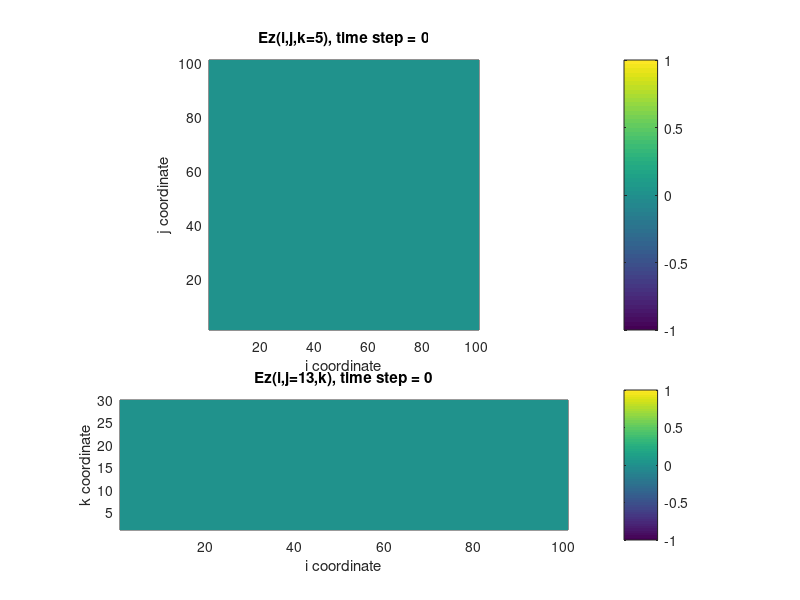

Reproduce this figure in MATLAB. (Note: this script raises an error after producing the figure.)
%***********************************************************************
%     3-D FDTD code with Mur boundaries
%***********************************************************************
%
%     This MATLAB M-file implements the finite-difference time-domain
%     solution of Maxwell's curl equations over a three-dimensional
%     Cartesian space lattice comprised of uniform cubic grid cells.
%     
%     The length, width, and height of the FDTD area are 
%     2.5m (x-direction), 2.5 m (y-direction), and 
%     0.75m (z-direction), respectively.
%
%     The area is excited by an additive current source oriented
%     along the z-direction.  The source waveform is a differentiated 
%     Gaussian pulse given by 
%          J(t)=-J0*(t-t0)*exp(-(t-t0)^2/tau^2).
%
%     The spatial step is 0.025m.
%
%     This M-file displays the FDTD-computed Ez fields at every other
%     time step, and records those frames in a movie matrix, M, which 
%     is played at the end of the simulation using the "movie" command.
%
%***********************************************************************

clear

%***********************************************************************
%     Fundamental constants
%***********************************************************************

cc=2.99792458e8;            %speed of light in free space
muz=4.0*pi*1.0e-7;          %permeability of free space
epsz=1.0/(cc*cc*muz);       %permittivity of free space

%***********************************************************************
%     Grid parameters
%***********************************************************************

ie=100;       %number of grid cells in x-direction
je=100;        %number of grid cells in y-direction
ke=30;        %number of grid cells in z-direction

ib=ie+1;     
jb=je+1;   
kb=ke+1;   

is=50;        %location of z-directed current source
js=50;        %location of z-directed current source

kobs=15;

dx=0.025;          %space increment of cubic lattice
dt=dx/(2.0*cc);    %time step

nmax=500;          %total number of time steps

%***********************************************************************
%     Differentiated Gaussian pulse excitation
%***********************************************************************

rtau=500.0e-12;
tau=rtau/dt;
ndelay=3*tau;
srcconst=-dt*3.0e+10;

%***********************************************************************
%     Material parameters
%***********************************************************************

eps=1.0;
sig=0.0;        

%***********************************************************************
%     Updating coefficients
%***********************************************************************

ca=(1.0-(dt*sig)/(2.0*epsz*eps))/(1.0+(dt*sig)/(2.0*epsz*eps));
cb=(dt/epsz/eps/dx)/(1.0+(dt*sig)/(2.0*epsz*eps));
da=1.0;
db=dt/muz/dx;

%***********************************************************************
%     Field arrays
%***********************************************************************

ex=zeros(ie,jb,kb);
ey=zeros(ib,je,kb);
ez=zeros(ib,jb,ke);
hx=zeros(ib,je,ke);
hy=zeros(ie,jb,ke);
hz=zeros(ie,je,kb);

ex2=zeros(ie,jb,kb);   %the intermediate variable of Mur boundaries
ey2=zeros(ib,je,kb);   %the intermediate variable of Mur boundaries
ez2=zeros(ib,jb,ke);   %the intermediate variable of Mur boundaries


%***********************************************************************
%     Movie initialization
%***********************************************************************

tview(:,:)=ez(:,:,kobs);
sview(:,:)=ez(:,js,:);

subplot('position',[0.15 0.45 0.7 0.45]),pcolor(tview');
shading flat;
caxis([-1.0 1.0]);
colorbar;
axis image;
title(['Ez(i,j,k=5), time step = 0']);
xlabel('i coordinate');
ylabel('j coordinate');

subplot('position',[0.15 0.10 0.7 0.25]),pcolor(sview');
shading flat;
caxis([-1.0 1.0]);
colorbar;
axis image;
title(['Ez(i,j=13,k), time step = 0']);
xlabel('i coordinate');
ylabel('k coordinate');

rect=get(gcf,'Position');
rect(1:2)=[0 0];

M=moviein(nmax/2,gcf,rect);

%***********************************************************************
%     BEGIN TIME-STEPPING LOOP
%***********************************************************************

for n=1:nmax
   
%***********************************************************************
%     Update electric fields
%***********************************************************************

ex(1:ie,2:je,2:ke)=ca*ex(1:ie,2:je,2:ke)+...
                   cb*(hz(1:ie,2:je,2:ke)-hz(1:ie,1:je-1,2:ke)+...
                       hy(1:ie,2:je,1:ke-1)-hy(1:ie,2:je,2:ke));

ey(2:ie,1:je,2:ke)=ca*ey(2:ie,1:je,2:ke)+...
                   cb*(hx(2:ie,1:je,2:ke)-hx(2:ie,1:je,1:ke-1)+...
                       hz(1:ie-1,1:je,2:ke)-hz(2:ie,1:je,2:ke));
                    
ez(2:ie,2:je,1:ke)=ca*ez(2:ie,2:je,1:ke)+...
                   cb*(hx(2:ie,1:je-1,1:ke)-hx(2:ie,2:je,1:ke)+...
                       hy(2:ie,2:je,1:ke)-hy(1:ie-1,2:je,1:ke));
                    
ez(is,js,1:ke)=ez(is,js,1:ke)+...
               srcconst*(n-ndelay)*exp(-((n-ndelay)^2/tau^2));
           
%**************************************************************************
%                          Mur boundaries
%**************************************************************************

            
ex(2:ie-1,jb,2:ke)=ex2(2:ie-1,je,2:ke)+((cc*dt-dx)/(cc*dt+dx))*(ex(2:ie-1,je,2:ke)-...
                  ex2(2:ie-1,jb,2:ke));   % surface y=250.0cm, Ex
         
ez(2:ie,jb,2:ke-1)=ez2(2:ie,je,2:ke-1)+((cc*dt-dx)/(cc*dt+dx))*(ez(2:ie,je,2:ke-1)-...
                  ez2(2:ie,jb,2:ke-1));   % surface y=250.0cm, Ez
              
%***********************************************************************
%     Update magnetic fields
%***********************************************************************

hx(2:ie,1:je,1:ke)=hx(2:ie,1:je,1:ke)+...
                   db*(ey(2:ie,1:je,2:kb)-ey(2:ie,1:je,1:ke)+...
                       ez(2:ie,1:je,1:ke)-ez(2:ie,2:jb,1:ke));
                
hy(1:ie,2:je,1:ke)=hy(1:ie,2:je,1:ke)+...
                   db*(ex(1:ie,2:je,1:ke)-ex(1:ie,2:je,2:kb)+...
                       ez(2:ib,2:je,1:ke)-ez(1:ie,2:je,1:ke));
                
hz(1:ie,1:je,2:ke)=hz(1:ie,1:je,2:ke)+...
                   db*(ex(1:ie,2:jb,2:ke)-ex(1:ie,1:je,2:ke)+...
                       ey(1:ie,1:je,2:ke)-ey(2:ib,1:je,2:ke));
                    
%***********************************************************************
%     Visualize fields
%***********************************************************************

if mod(n,2)==0;

timestep=int2str(n);
tview(:,:)=ez(:,:,kobs);
sview(:,:)=ez(:,js,:);

subplot('position',[0.15 0.45 0.7 0.45]),pcolor(tview');
shading flat;
caxis([-1.0 1.0]);
colorbar;
axis image;
title(['Ez(i,j,k=5), time step = ',timestep]);
xlabel('i coordinate');
ylabel('j coordinate');

subplot('position',[0.15 0.10 0.7 0.25]),pcolor(sview');
shading flat;
caxis([-1.0 1.0]);
colorbar;
axis image;
title(['Ez(i,j=13,k), time step = ',timestep]);
xlabel('i coordinate');
ylabel('k coordinate');

nn=n/2;
M(:,nn)=getframe(gcf,rect);

end;

%***********************************************************************
%                    Update intermediate variables
%***********************************************************************

ex2(1:ie,1:jb,1:kb)=ex(1:ie,1:jb,1:kb);
ey2(1:ib,1:je,1:kb)=ey(1:ib,1:je,1:kb);
ez2(1:ib,1:jb,1:ke)=ez(1:ib,1:jb,1:ke);

%***********************************************************************
%     END TIME-STEPPING LOOP
%***********************************************************************

end

movie(gcf,M,0,10,rect);
